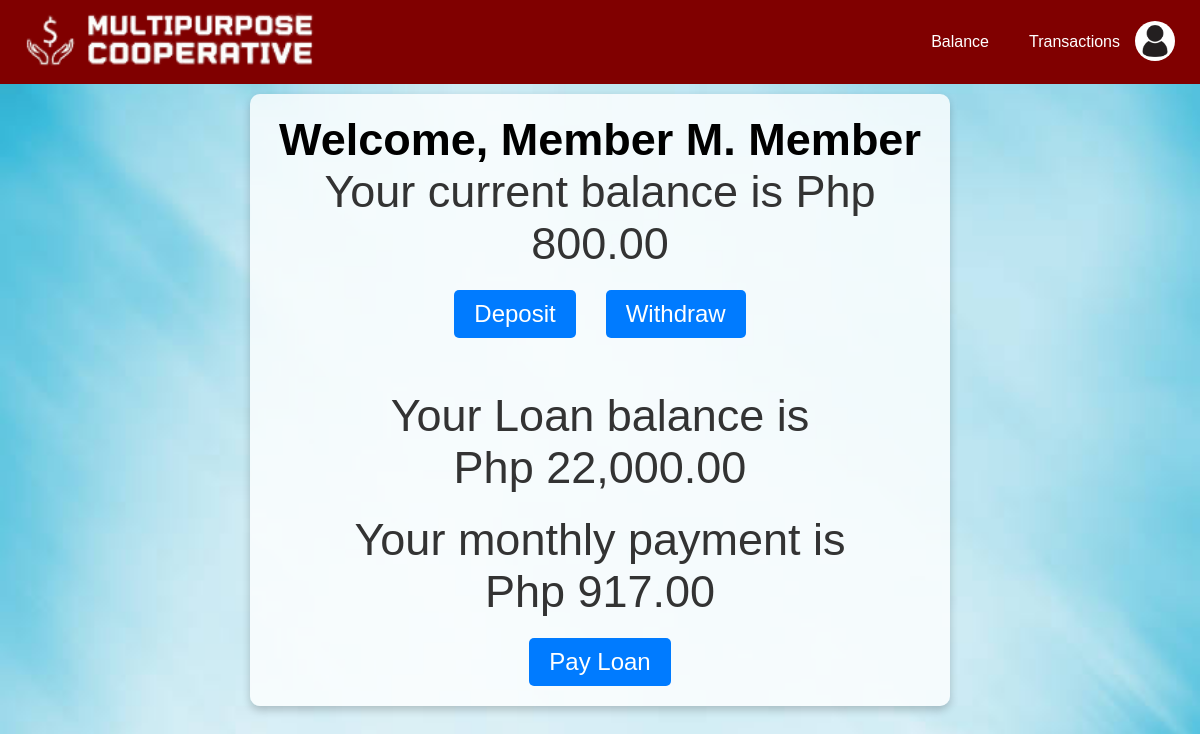
Page /coop/balance.php (signed in) on the committed database.
### tables this page shows
CREATE TABLE `Member` (
  `User_id` int(5) NOT NULL,
  `Name` varchar(100) NOT NULL,
  `Email` varchar(100) NOT NULL,
  `Password` varchar(20) NOT NULL,
  `ProfilePic` varchar(30) NOT NULL,
  `Balance` decimal(10,2) DEFAULT NULL
);

CREATE TABLE `Loans` (
  `Loan_id` int(11) NOT NULL,
  `Accountant_id` int(6) NOT NULL,
  `Member_id` int(6) NOT NULL,
  `Amount` decimal(10,2) DEFAULT NULL,
  `Months` int(11) NOT NULL,
  `MonthlyPay` decimal(10,2) DEFAULT NULL,
  `AlreadyPaid` decimal(10,2) DEFAULT NULL,
  `PaymentStart` date NOT NULL,
  `PaymentEnd` date NOT NULL,
  `Status` varchar(20) NOT NULL
);

### coop/balance.php (the view, shortened to what this page needs)
<?php
    include 'dbconnect.php';
    $role = isset($_SESSION['role']) ? $_SESSION['role'] : '';
    $userID = isset($_SESSION['UserID']) ? $_SESSION['UserID'] : '';
    $profileImagePath = 'uploads/admin.jpg';
    $balance = 0;
    if ($userID && $role) {
        if ($role === 'Administrator') {
            $sql = "SELECT * FROM Administrator WHERE User_id = ?";
        } elseif ($role === 'Accountant') {
            $sql = "SELECT * FROM Accountant WHERE User_id = ?";
        } elseif ($role === 'Member') {
            $sql = "SELECT * FROM Member WHERE User_id = ?";
        } else {
            echo "Invalid role or table.";
        }
        if (!empty($sql)) {
            $stmt = $conn->prepare($sql);
            $stmt->bind_param('s', $userID);
            $stmt->execute();
            $result = $stmt->get_result();
            if ($result && $result->num_rows > 0) {
                $user = $result->fetch_assoc();
                $profileImagePath = isset($user['ProfilePic']) && !empty($user['ProfilePic']) ? $user['ProfilePic'] : 'uploads/admin.jpg';
                if ($role === 'Member') {
                    $balance = isset($user['Balance']) ? $user['Balance'] : 0;
                }
            }
        }
    }
    $loanExists = false;
    $loanBalance = 0;
    $monthlyPayment = 0;
    if ($userID && $role === 'Member') {
        $loanQuery = "SELECT Amount, MonthlyPay FROM Loans WHERE Member_id = '$userID' AND Status = 'Active'";
        $loanResult = mysqli_query($conn, $loanQuery);
        if ($loanResult && mysqli_num_rows($loanResult) > 0) {
            $loanData = mysqli_fetch_assoc($loanResult);
            $loanExists = true;
            $loanBalance = $loanData['Amount'];
            $monthlyPayment = $loanData['MonthlyPay'];
        }
    }
?>
<!DOCTYPE html>
<html lang="en">
<head>
    <link rel="stylesheet" href="style.css">
</head>
<body>
    <div class="top-banner">
        <div class="logo">
            <a href="homepage.php"><img src="logo.png" alt="Logo"></a>
        </div>
        <div class="menu-bar">
            <?php
                if (isset($role) && $role === 'Member') {
                    echo '<a href="balance.php">Balance</a>';
                } else {
                    echo '<a href="pendingloans.php">Loans</a>';
                }
            ?>
            <?php
                if (isset($role) && $role === 'Member') {
            ?>
                <a href="memtransac_history.php">Transactions</a>
            <?php } ?>
        </div>
        <div class="profile">
            <button class="profile-btn" onclick="toggleMenu()">
                <img src="<?php echo $profileImagePath; ?>" alt="Profile Picture">
            </button>
        </div>
    </div>
    <div class="center-container">
        <div class="content">
            <label style="font-size: 45px;"><b>Welcome, <?php echo $user['Name'] ?? 'Member'; ?></b></label>
            <p class="balance-message" style="font-size: 45px;">
                Your current balance is Php <?php echo number_format($balance, 2); ?>
            </p>
            <div class="action-buttons">
                <button onclick="openDepositModal()">Deposit</button>
                <button onclick="openWithdrawModal()">Withdraw</button>
            </div>
            <?php if ($loanExists) { ?>
                <p class="balance-message" style="font-size: 45px;">
                    <br>Your Loan balance is <br> Php <?php echo number_format($loanBalance, 2); ?>
                </p>
                <p class="balance-message" style="font-size: 45px;">
                    Your monthly payment is <br> Php <?php echo number_format($monthlyPayment, 2); ?>
                </p>
                <?php
                    $sql = "SELECT COUNT(*) AS count FROM Invoice WHERE Member_id = $userID AND Status = 'Pending'";
                    $result = mysqli_query($conn, $sql);
                    $row = mysqli_fetch_assoc($result);
                    $exist = $row['count'] > 0;
                ?>
                <div class="action-buttons">
                    <?php if ($exist) { ?>
                        <button onclick="openPayLoanModal()">Pay Loan</button>
                    <?php } ?>
                </div>
            <?php } ?>
        </div>
    </div>
</body>
</html>

### coop/style.css (style rules this page uses)
* { margin: 0; padding: 0; box-sizing: border-box; font-family: Arial, sans-serif; }
body { background-image: url('homepagebg.jpg'); background-size: cover; background-repeat: no-repeat; background-attachment: fixed; }
.top-banner { display: flex; justify-content: space-between; align-items: center; background-color: #800000; color: white; padding: 10px 20px; position: relative; z-index: 10; }
.logo { display: flex; align-items: center; }
.logo img { width: 300px; height: 60px; margin-right: 15px; }
.menu-bar { display: flex; gap: 20px; margin-left: auto; align-items: center; }
.menu-bar a { text-decoration: none; color: white; font-size: 16px; padding: 5px 10px; transition: background-color 0.3s; }
.profile { display: flex; align-items: center; gap: 15px; }
.profile-btn { border: none; background: none; cursor: pointer; display: inline-block; width: 50px; height: 50px; border-radius: 50%; overflow: hidden; }
.profile-btn img { width: 100%; height: 100%; object-fit: cover; }

### coop/balance.php (style rules this page uses)
.center-container { position: absolute; top: 50%; left: 50%; transform: translate(-50%, -50%); width: 100%; text-align: center; }
.content { display: inline-block; background: rgba(255, 255, 255, 0.8); padding: 20px; border-radius: 10px; max-width: 700px; box-shadow: 0 4px 8px rgba(0, 0, 0, 0.2); }
.balance-message { font-size: 18px; color: #333; margin-bottom: 20px; }
.action-buttons { display: flex; justify-content: center; gap: 30px; }
.action-buttons button { padding: 10px 20px; font-size: 24px; color: white; background-color: #007bff; border: none; border-radius: 5px; cursor: pointer; transition: background-color 0.3s ease; }
.profile { position: relative; }
.profile-btn { background: none; border: none; cursor: pointer; }
.profile-btn img { width: 40px; height: 40px; border-radius: 50%; }

### rows in the picture
member: ProfilePic (picture), Name "Member M. Member", Balance "800.00"
loans: Amount "22,000.00", MonthlyPay "917.00"
